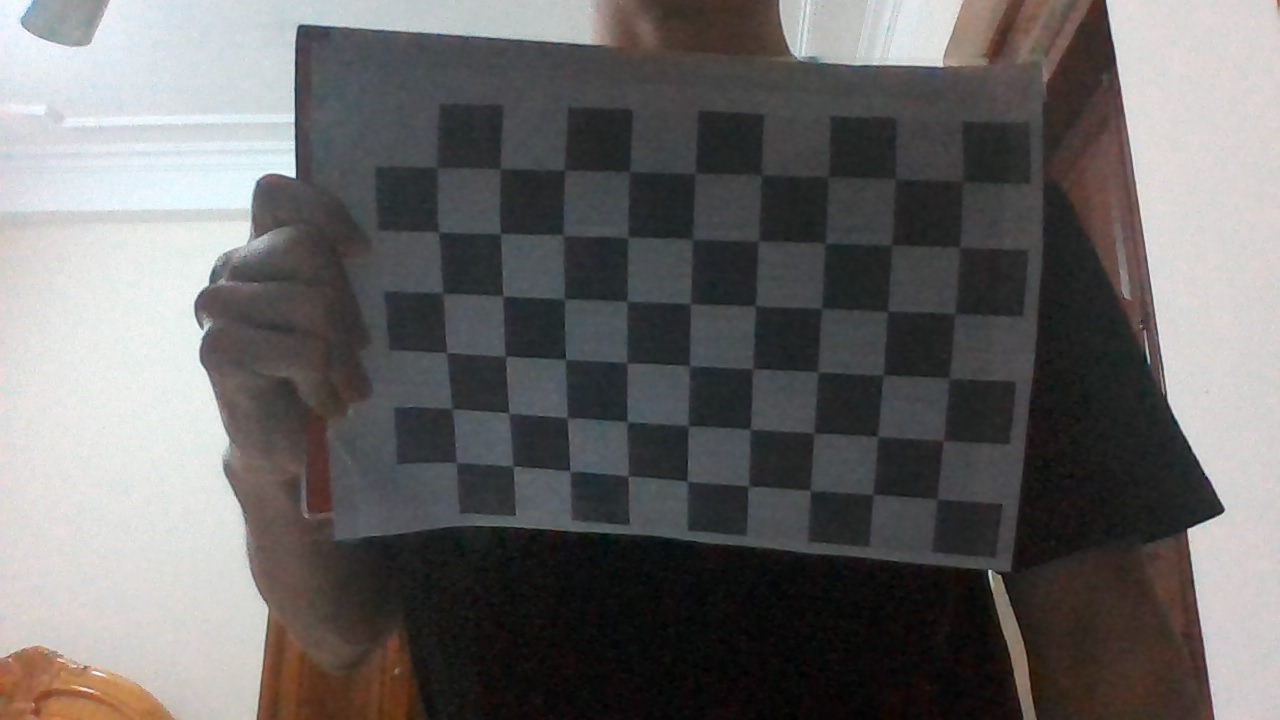
#> input picture sample/WIN_20210311_15_17_20_Pro.jpg, 1280 x 720 px; its folder holds only this picture in this run
$ jupyter execute CameraCalibration.ipynb
#> lines starting #> are read from the running program, lines starting #| are printed output that depends on the picture; after the words box and inside, x2 and y2 are one past the last pixel; in counts of white or black regions, pixels touching at a corner belong together; long printed decimals are rounded
[cell 1]
import numpy as np
import cv2
import glob

[cell 2]
criteria = (cv2.TERM_CRITERIA_EPS + cv2.TERM_CRITERIA_MAX_ITER, 30, 0.001)
objp = np.zeros((54,3), np.float32)
objp[:,:2] = np.mgrid[0:9,0:6].T.reshape(-1,2)

# Arrays to store object points and image points from all the images.
real_points = []
img_points = []

[cell 3]
images_path = 'D:\python\sample\*.jpg'
images = glob.glob(images_path)

[cell 4]
for image in images:
    img = cv2.imread(image)
#> img is the input picture: shape (720, 1280, 3); mean B, G, R 102.8, 103.1, 105.1
    gray = cv2.cvtColor(img, cv2.COLOR_BGR2GRAY)
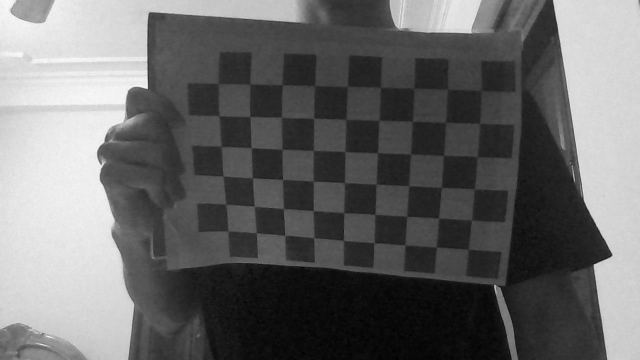
#> gray: shape (720, 1280) (shown at 1/2 size); min 0, max 254, mean 103.7
    ret, corners = cv2.findChessboardCorners(gray, (6,9), None)
#> ret = True; corners = 54 rows, first 8: [962, 183], [959.5, 247.5], [955, 314], [949.5, 378.5], [943.5, 441], [936.5, 498.1], [894.5, 178.5], [892.4, 243.9]
    if ret == True:
        real_points.append(objp)
        corners2 = cv2.cornerSubPix(gray, corners, (11,11), (-1,-1), criteria)
#> corners2 = 54 rows, first 8: [962.6, 181.3], [959.3, 247.1], [955, 313.9], [949.3, 378.4], [943.1, 440.5], [937.2, 498.9], [895.9, 178.7], [891.3, 245]
        img_points.append(corners2)

        img = cv2.drawChessboardCorners(img, (6,9), corners2, ret)
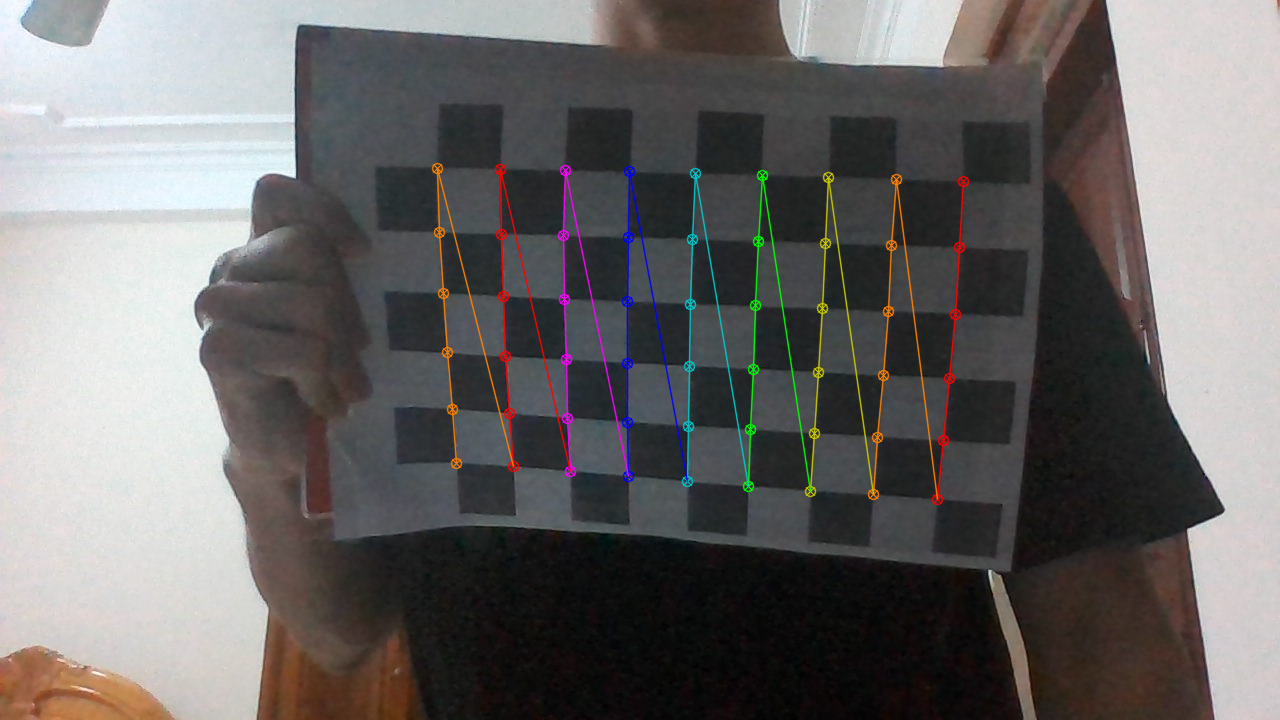
#> img: shape (720, 1280, 3); 2.19% of pixels changed, all inside (x1, y1, x2, y2) = (431, 162, 970, 506)
        cv2.imshow('image', img)
        cv2.waitKey(0)
        cv2.destroyAllWindows()

        ret, mtx, dist, rvecs, tvecs = cv2.calibrateCamera(real_points, img_points, gray.shape[::-1],None,None)
#> ret = 105.5; mtx = [[3883.8, 0, 727], [0, 329.8, 403.2], [0, 0, 1]]; dist = [[6.29, -1144.8, -1.52, 0.148, 16136.7]]; rvecs = ([0.562, -1.01, 1.32],); tvecs = ([2.15, -9.56, 42.52],)
        img = cv2.imread(image)
        result = cv2.undistort(img, mtx, dist)
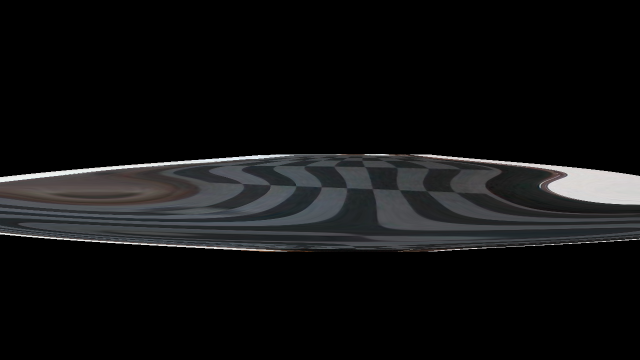
#> result: shape (720, 1280, 3) (shown at 1/2 size); mean B, G, R 17.5, 17, 16.7
        out = np.hstack((img, result))
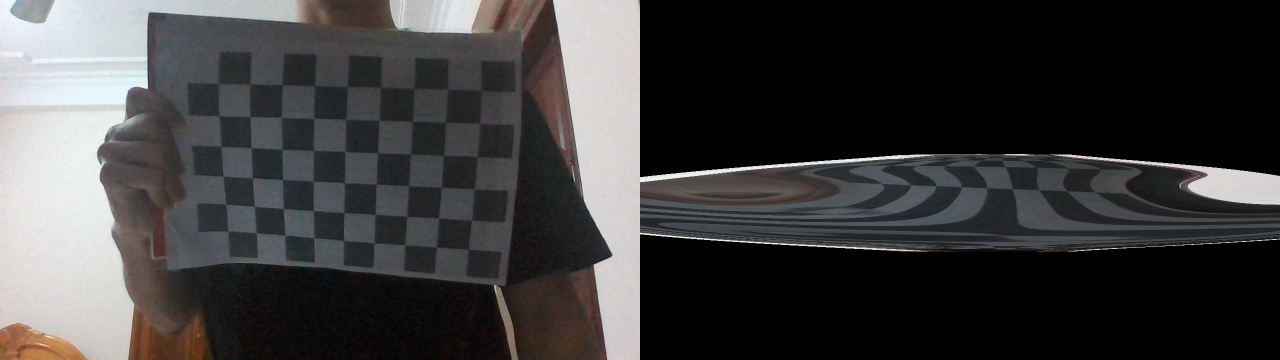
#> out: shape (720, 2560, 3) (shown at 1/2 size); mean B, G, R 60.1, 60.1, 60.9

    error = 0
    for i in range(len(real_points)):
        points, _ = cv2.projectPoints(real_points[i], rvecs[i], tvecs[i], mtx, dist)
        err = cv2.norm(img_points[i], points, cv2.NORM_L2)/len(points)
        error += err
#> this loop made 1 pass
#> (err, error) on pass 1: (14.35, 14.35)
#> after the loop, error = 14.35
    print("total error: {}".format(error/len(real_points)))
#| total error: 14.351

$ run again, on sample/WIN_20210311_15_18_07_Pro.jpg
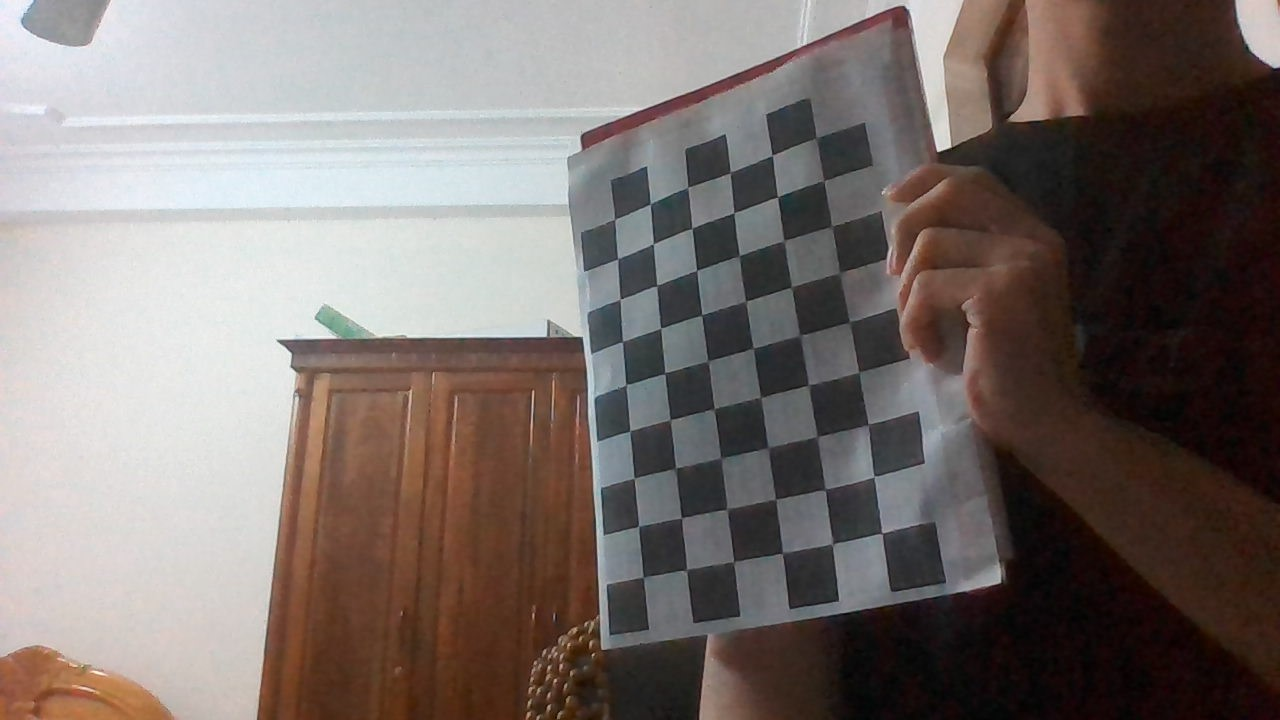
#> input picture sample/WIN_20210311_15_18_07_Pro.jpg, 1280 x 720 px
#> img is the input picture: shape (720, 1280, 3); mean B, G, R 110.4, 114.1, 123.6
#> `ret, corners = cv2.findChessboardCorners(gray, (6,9), None)`: ret = True; corners = 54 rows, first 8: [882.3, 533.5], [832.5, 544], [782.2, 553.7], [733.5, 561.6], [686.5, 570], [643.1, 577.2], [874.4, 475.7], [825.1, 489.3]
#> corners2 = 54 rows, first 8: [882, 533.1], [832.5, 543.7], [782.3, 552.8], [733.6, 561.6], [686.4, 569.7], [643.2, 576.9], [874.1, 476.6], [825.4, 489.4]
#> `img = cv2.drawChessboardCorners(img, (6,9), corners2, ret)`:
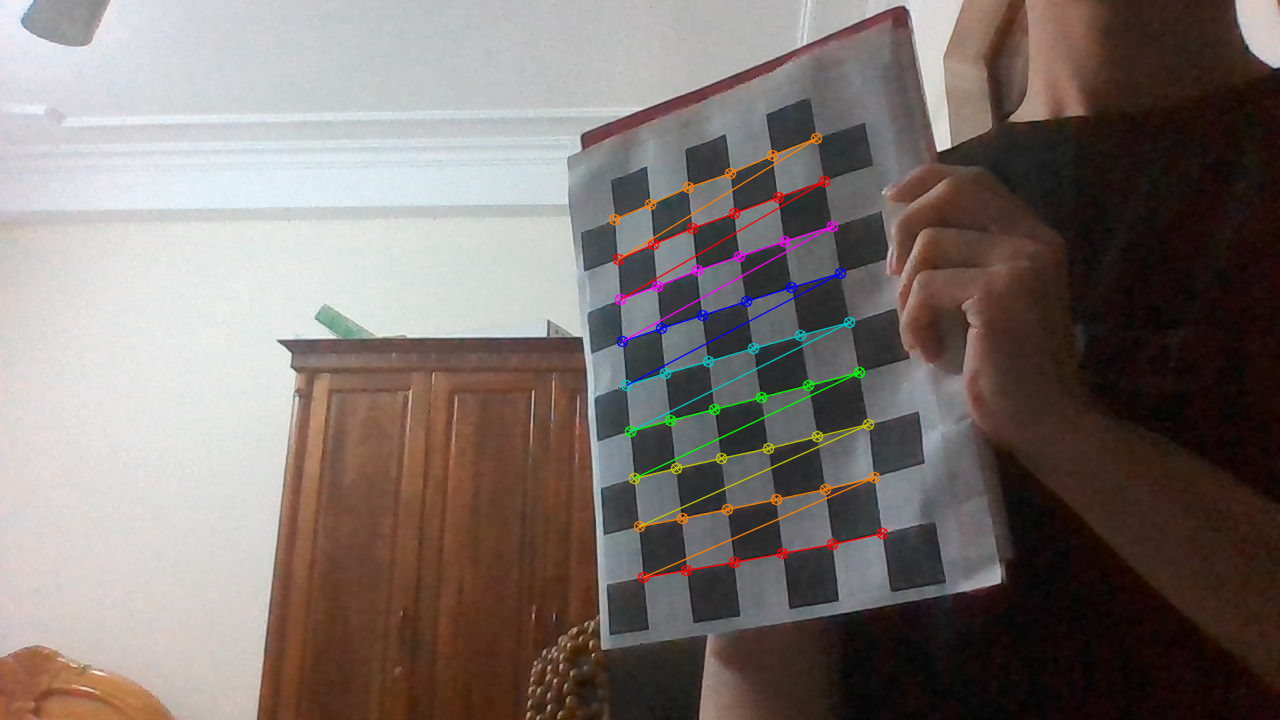
#> img: shape (720, 1280, 3); 1.69% of pixels changed, all inside (x1, y1, x2, y2) = (608, 132, 889, 584)
#> `ret, mtx, dist, rvecs, tvecs = cv2.calibrateCamera(real_points, img_po..`: ret = 79.46; mtx = [[504.7, 0, 675.7], [0, 2788.7, 565.2], [0, 0, 1]]; dist = [[20.57, -1108.5, 0.234, -0.143, 13056]]; rvecs = ([1.58, -0.886, 1.97],); tvecs = ([5.99, -0.393, 22.41],)
#> `out = np.hstack((img, result))`:
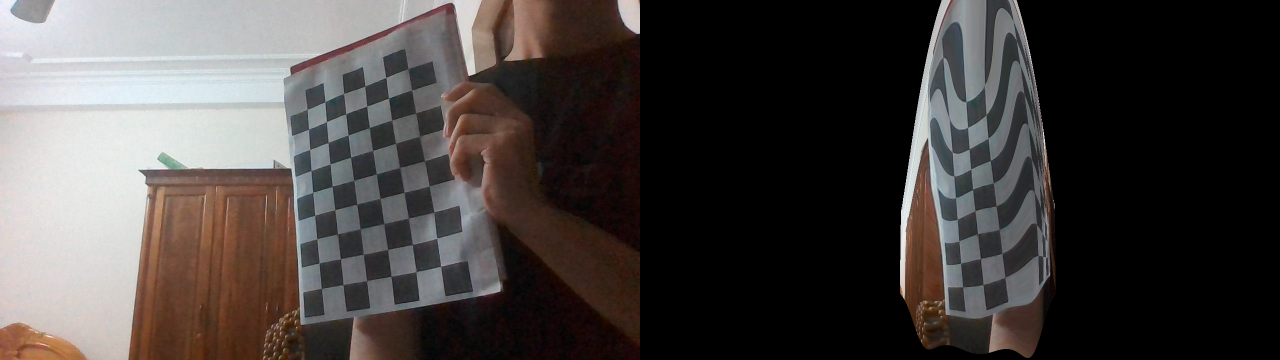
#> out: shape (720, 2560, 3) (shown at 1/2 size); mean B, G, R 64.2, 66.1, 71.1
#> the loop `for i in range(len(real_points)):` made 1 pass
#> (err, error) on pass 1: (10.81, 10.81)
#> after the loop `for i in range(len(real_points)):`: error = 10.81
#| total error: 10.813

$ run again, on sample/WIN_20210311_15_17_26_Pro.jpg
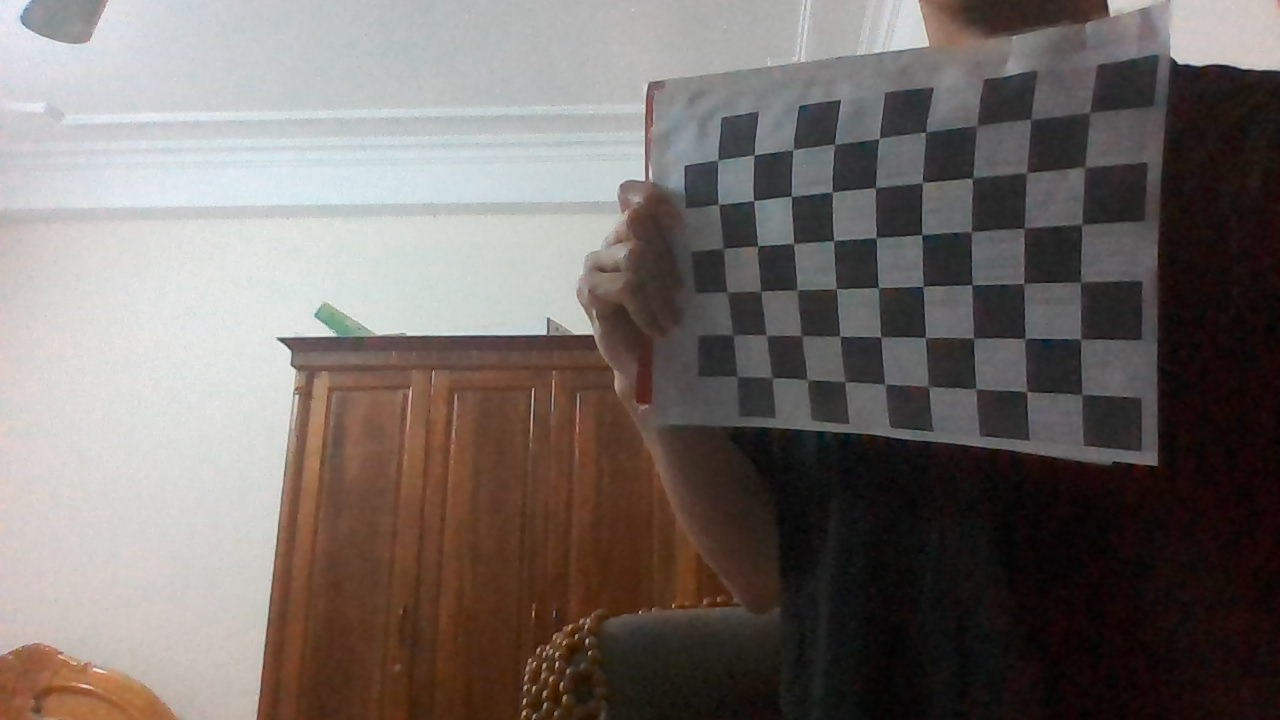
#> input picture sample/WIN_20210311_15_17_26_Pro.jpg, 1280 x 720 px
#> img is the input picture: shape (720, 1280, 3); mean B, G, R 104.9, 108.4, 116.4
#> `ret, corners = cv2.findChessboardCorners(gray, (6,9), None)`: ret = True; corners = 54 rows, first 8: [1090, 112.5], [1085.5, 167], [1081.5, 224], [1080.5, 282.5], [1079.2, 339.3], [1078, 389], [1030.2, 119.2], [1026, 172]
#> corners2 = 54 rows, first 8: [1089.4, 112.7], [1084.7, 167], [1081.5, 224.4], [1080.4, 281.9], [1080.5, 338.8], [1081.7, 394.5], [1030.7, 119.3], [1026.6, 172.8]
#> `img = cv2.drawChessboardCorners(img, (6,9), corners2, ret)`:
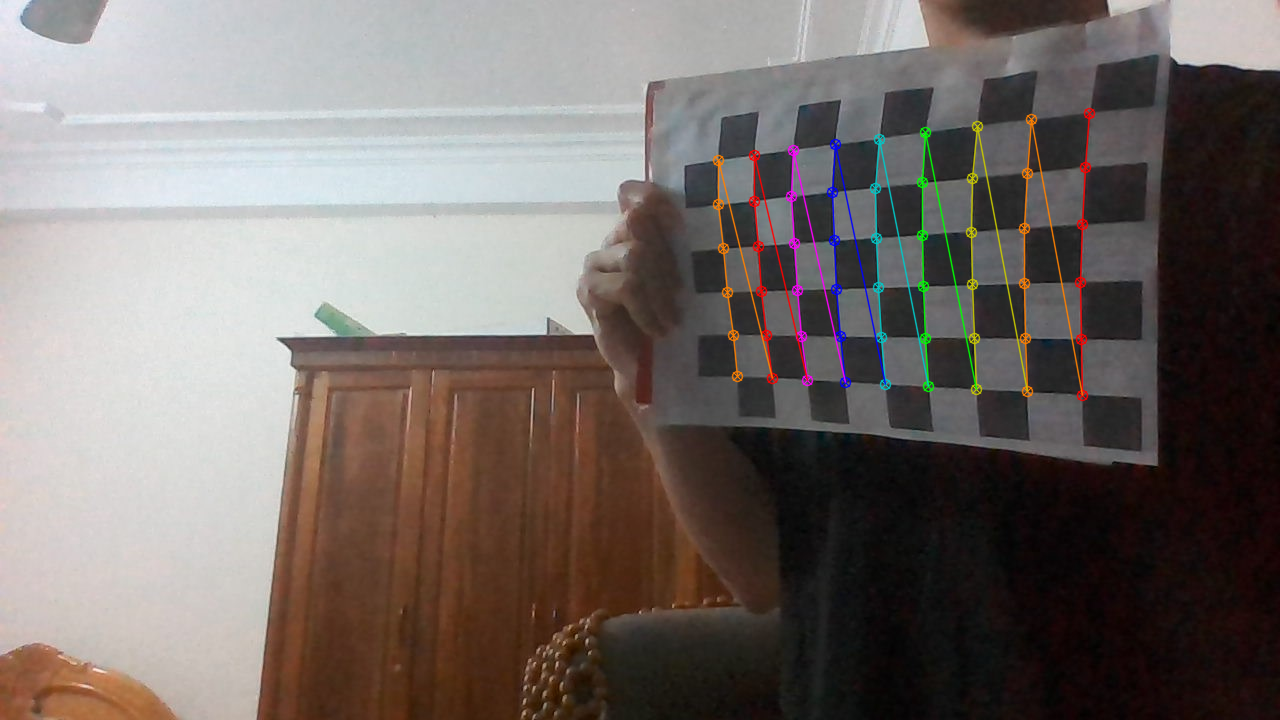
#> img: shape (720, 1280, 3); 1.83% of pixels changed, all inside (x1, y1, x2, y2) = (712, 107, 1096, 402)
#> `ret, mtx, dist, rvecs, tvecs = cv2.calibrateCamera(real_points, img_po..`: ret = 82.26; mtx = [[1823.8, 0, 849.4], [0, 1501.1, 912], [0, 0, 1]]; dist = [[7.14, -25.94, 0.502, 0.0826, 30.02]]; rvecs = ([0.609, -1.07, 1.22],); tvecs = ([2.37, -18, 26.18],)
#> `out = np.hstack((img, result))`:
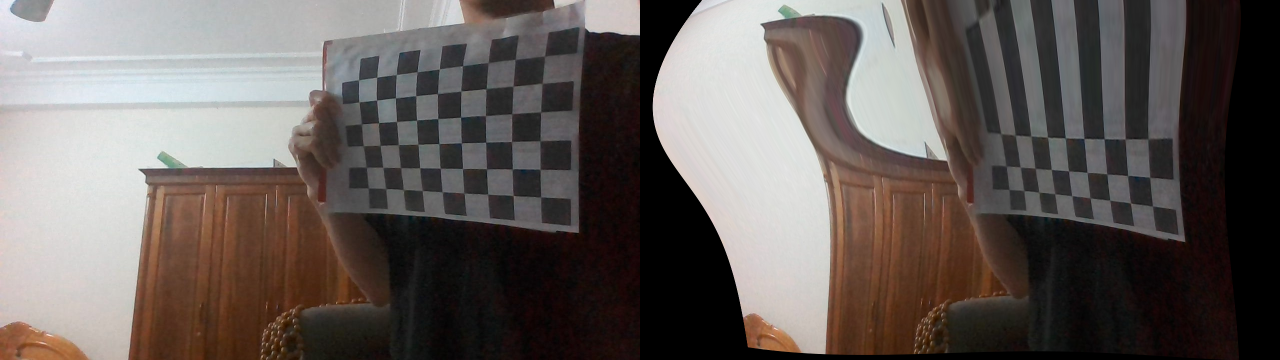
#> out: shape (720, 2560, 3) (shown at 1/2 size); mean B, G, R 90.1, 93.7, 101.4
#> the loop `for i in range(len(real_points)):` made 1 pass
#> (err, error) on pass 1: (11.19, 11.19)
#> after the loop `for i in range(len(real_points)):`: error = 11.19
#| total error: 11.195
